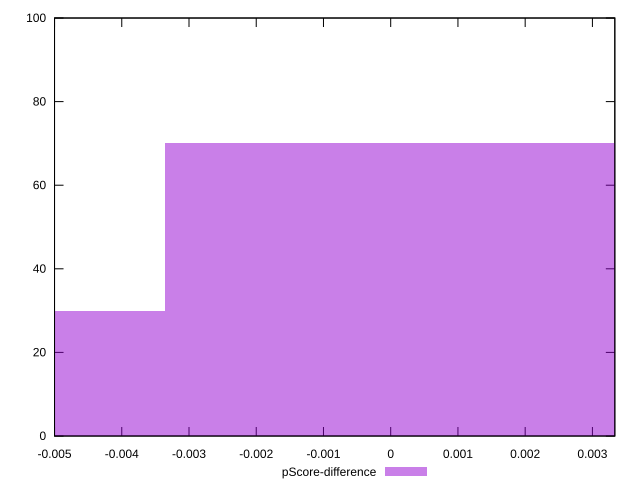

This figure's gnuplot source:
reset

$pScoreDifference <<EOF
0 70
-0.006700160367436337 30
EOF

set key outside below
set boxwidth 0.006700160367436337
set xrange [-0.0050000000000000044:0.0033333333333334103]
set yrange [0:100]
set trange [0:100]
set style fill transparent solid 0.5 noborder
set terminal svg size 640, 490 enhanced background rgb 'white'
set output "report_00017_2021-02-10T15-08-03.406Z/unused-css-rules/samples/pages/pScore-difference/histogram.svg"

plot $pScoreDifference title "pScore-difference" with boxes

reset
